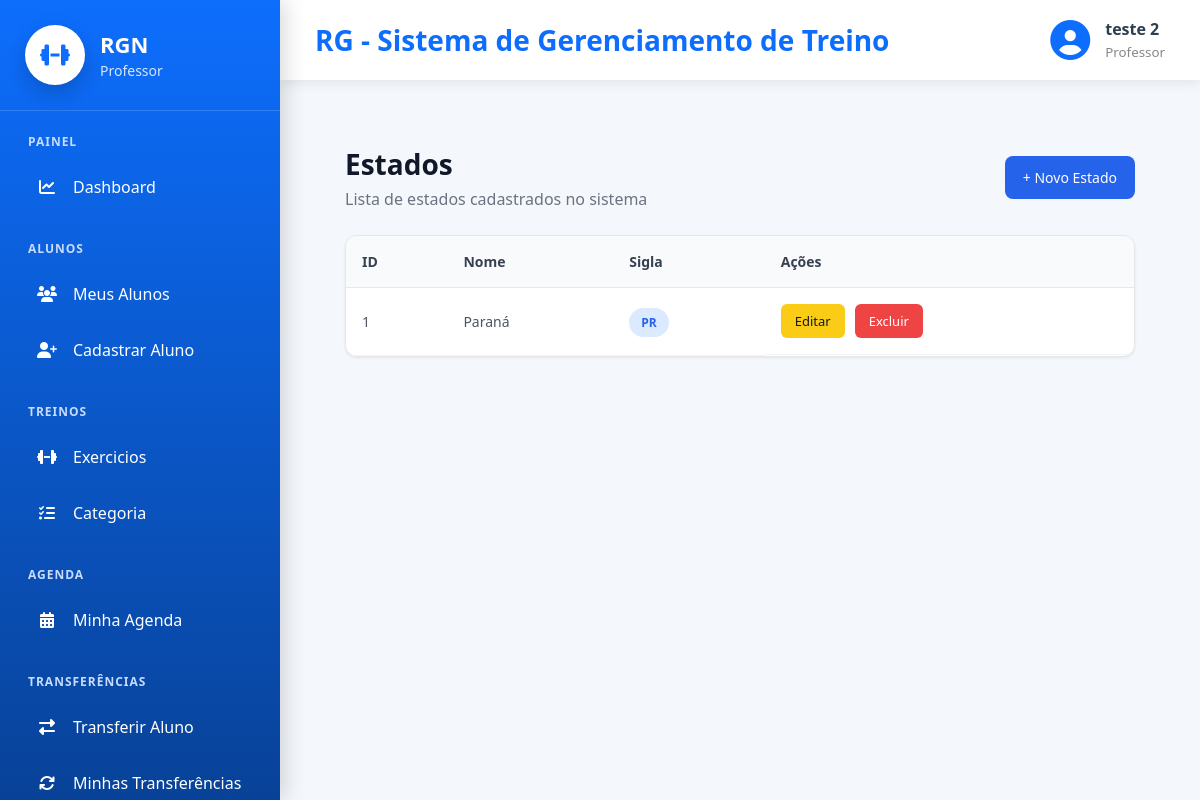
The app's page /cadastros/listar/estado/ (signed in) with its own data.
### cadastros/models.py (models this page shows, shortened)
class Auditoria(models.Model):
    cadastrado_em = models.DateTimeField(auto_now_add=True, verbose_name="Cadastrado em")
    atualizado_em = models.DateTimeField(auto_now=True, verbose_name="Atualizado em")
    class Meta:
        abstract = True

class Pessoa(Auditoria):
    TIPO_CHOICES = [
        ('ALUNO', 'Aluno'),
        ('PROFESSOR', 'Professor')
    ]
    SEXO_CHOICES = [
        ('M', 'Masculino'),
        ('F', 'Feminino'),
        ('O', 'Outro'),
    ]
    NIVEL_CHOICES = [
        (1, 'Iniciante'),
        (2, 'Intermediário'),
        (3, 'Avançado'),
    ]
    tipo = models.CharField(max_length=20, choices=TIPO_CHOICES, verbose_name="Tipo de Pessoa")
    nome = models.CharField(max_length=50, verbose_name="Nome")
    idade = models.IntegerField(verbose_name="Idade", null=True, blank=True)
    cpf = models.CharField(max_length=11, unique=True, verbose_name="CPF")
    telefone = models.CharField(max_length=15, verbose_name="Telefone")
    objetivo = models.TextField(verbose_name="Objetivo", null=True, blank=True)
    sexo = models.CharField(max_length=20, choices=SEXO_CHOICES, verbose_name="Sexo", null=True, blank=True)
    nivel = models.IntegerField(choices=NIVEL_CHOICES, verbose_name="Nível", null=True, blank=True)
    cidade = models.ForeignKey(Cidade, on_delete=models.PROTECT)
    professor = models.ForeignKey("self", on_delete=models.PROTECT, related_name="alunos", limit_choices_to={"tipo": "PROFESSOR"}, null=True, blank=True)
    usuario = models.OneToOneField("auth.User", on_delete=models.CASCADE, related_name="pessoa_usuario")

class Estado(Auditoria):
    nome = models.CharField(max_length=50, verbose_name="Nome do Estado")
    sigla = models.CharField(max_length=2, verbose_name="Sigla")

### cadastros/views.py (the view)
# urls.py: path('listar/estado/', EstadoList.as_view(), name="listar-estado"),
class EstadoList(LoginRequiredMixin, GroupRequiredMixin, ListView):
    login_url = reverse_lazy('login')
    model = Estado
    template_name = 'cadastros/listar_estado.html'
    group_required = ["Administrador"]

### cadastros/templates/cadastros/listar_estado.html
{% extends 'modelo.html' %}
{% load static %}
{% block css %}
<link rel="stylesheet" href="{% static 'css/cadastros/listar_estado.css' %}">
<link rel="stylesheet" href="{% static 'css/paginas/modelo.css' %}">
{% endblock %}
{% block main %}
<div class="list-container">
    <div class="list-header">
        <div>
            <h2>Estados</h2>
            <p>Lista de estados cadastrados no sistema</p>
        </div>
        <a href="{% url 'cadastrar-estado' %}" class="btn-novo">
            + Novo Estado
        </a>
    </div>
    <div class="table-container">
        <table class="table-list">
            <thead>
                <tr>
                    <th>ID</th>
                    <th>Nome</th>
                    <th>Sigla</th>
                    <th>Ações</th>
                </tr>
            </thead>
            <tbody>
                {% for estado in object_list %}
                <tr>
                    <td>{{ estado.id }}</td>
                    <td>{{ estado.nome }}</td>
                    <td>
                        <span class="badge">
                            {{ estado.sigla }}
                        </span>
                    </td>
                    <td class="acoes">
                        <a href="{% url 'editar-estado' estado.id %}" class="btn-editar">
                            Editar
                        </a>
                        <a href="{% url 'excluir-estado' estado.id %}" class="btn-deletar">
                            Excluir
                        </a>
                    </td>
                </tr>
                {% empty %}
                <tr>
                    <td colspan="4" class="sem-registro">
                        Nenhum estado cadastrado.
                    </td>
                </tr>
                {% endfor %}
            </tbody>
        </table>
    </div>
</div>
{% endblock %}

### paginas/templates/modelo.html (shortened to what this page needs)
{% load static %}
<!DOCTYPE html>
<html lang="pt-br">
<head>
    <link rel="stylesheet" href="{% static 'css/paginas/modelo.css' %}">
    <link rel="stylesheet" href="{% static 'css/paginas/menu.css' %}">
    <link rel="stylesheet" href="{% static 'css/paginas/dashboard/dashboard_admin.css' %}">
    <link rel="stylesheet" href="{% static 'css/paginas/dashboard/dashboard_aluno.css' %}">
    <link rel="stylesheet" href="{% static 'css/paginas/dashboard/dashboard_professor.css' %}">
    <link rel="stylesheet"
          href="https://cdnjs.cloudflare.com/ajax/libs/font-awesome/6.7.2/css/all.min.css">
    {% block css %}
    {% endblock %}
</head>
<body>
<div class="layout">
    {% if request.user.is_authenticated %}
        {% if is_admin %}
            {% include 'menus/menu_admin.html' %}
        {% elif is_professor %}
            {% include 'menus/menu_professor.html' %}
        {% elif is_aluno %}
            {% include 'menus/menu_aluno.html' %}
        {% endif %}
    {% endif %}
    <div class="main-area">
        <header class="topbar">
            <div class="titulo">
                <h2>
                    {% block titulo %}
                        RG - Sistema de Gerenciamento de Treino
                    {% endblock %}
                </h2>
            </div>
            {% if request.user.is_authenticated %}
            <div class="usuario">
                <i class="fas fa-circle-user"></i>
                <div>
                    <strong>
                        {{ request.user.pessoa_usuario.nome }}
                    </strong>
                    <small>
                        {% if is_admin %}
                            Administrador
                        {% elif is_professor %}
                            Professor
                        {% elif is_aluno %}
                            Aluno
                        {% endif %}
                    </small>
                </div>
            </div>
            {% endif %}
        </header>
        <main class="conteudo">
            {% block main %}
            {% endblock %}
        </main>
    </div>
</div>
</body>
</html>

### static/css/paginas/modelo.css (style rules this page uses)
* { margin:0; padding:0; box-sizing:border-box; font-family:"Segoe UI",sans-serif; }
body { background:#f4f7fb; color:#2c3e50; }
.layout { display:flex; min-height:100vh; }
.main-area { margin-left:280px; width:calc(100% - 280px); display:flex; flex-direction:column; }
.topbar { height:80px; background:white; display:flex; justify-content:space-between; align-items:center; padding:0 35px; box-shadow:0 3px 12px rgba(0,0,0,.08); }
.titulo h2 { color:#0d6efd; font-size:28px; }
.usuario { display:flex; align-items:center; gap:15px; }
.usuario i { font-size:40px; color:#0d6efd; }
.usuario strong { display:block; font-size:16px; }
.usuario small { color:#888; }
.conteudo { flex:1; padding:35px; }

### static/css/paginas/menu.css (style rules this page uses)
.badge { background: #dc3545; color: white; font-size: 11px; font-weight: 700; padding: 2px 7px; border-radius: 10px; margin-left: auto; }

### static/css/paginas/dashboard/dashboard_admin.css (style rules this page uses)
* { margin:0; padding:0; box-sizing:border-box; }

### static/css/cadastros/listar_estado.css (style rules this page uses)
.list-container { padding:30px; }
.list-header { display:flex; align-items:center; justify-content:space-between; margin-bottom:25px; }
.list-header h2 { font-size:28px; color:#111827; margin-bottom:5px; }
.list-header p { color:#6b7280; }
.btn-novo { background:#2563eb; color:#fff; padding:12px 18px; border-radius:8px; text-decoration:none; font-size:14px; font-weight:500; transition:0.2s; }
.table-container { background:#fff; border-radius:12px; overflow:hidden; border:1px solid #e5e7eb; box-shadow:0 1px 3px rgba(0,0,0,0.08); }
.table-list { width:100%; border-collapse:collapse; }
.table-list thead { background:#f9fafb; }
.table-list th { padding:16px; text-align:left; font-size:14px; color:#374151; border-bottom:1px solid #e5e7eb; }
.table-list td { padding:16px; font-size:14px; color:#4b5563; border-bottom:1px solid #f3f4f6; }
.badge { background:#dbeafe; color:#2563eb; padding:6px 12px; border-radius:20px; font-size:12px; font-weight:600; }
.acoes { display:flex; gap:10px; }
.btn-editar { background:#facc15; color:#111827; padding:8px 14px; border-radius:6px; text-decoration:none; font-size:13px; transition:0.2s; }
.btn-deletar { background:#ef4444; color:#fff; padding:8px 14px; border-radius:6px; text-decoration:none; font-size:13px; transition:0.2s; }

### records on screen
Estado: id "1", nome "Paraná", sigla "PR"

### other values on screen
{{ request.user.pessoa_usuario.nome }} "teste 2"
